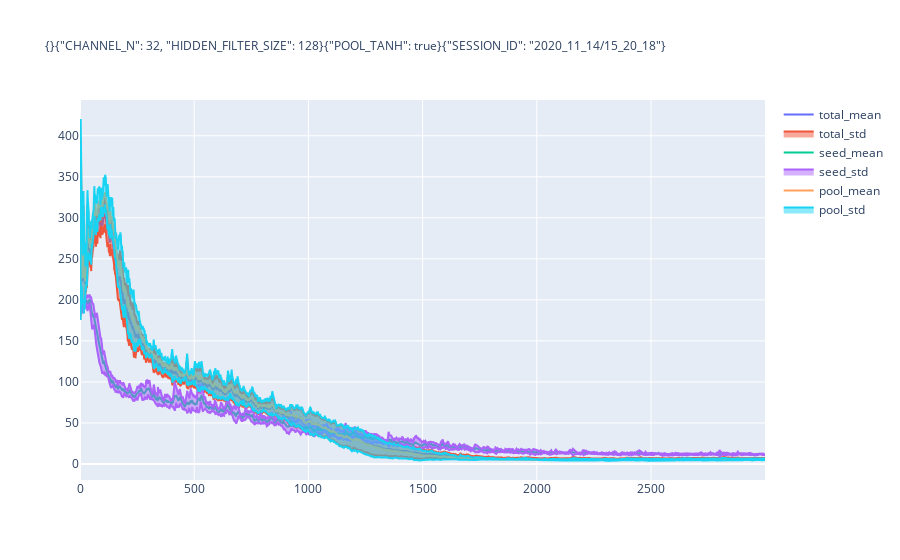

Notebook cell for this chart:
### Code cell
# ---------- PLOT AVERAGE SESSION -----------------
# importlib.reload(utils)
# importlib.reload(disp)

# sess_id = "2020_11_14/13_09_57"
sess_id = cfg.EXTRA.SESSION_ID

fig = disp.plot_avg_session(sess_id)
# fig.update_yaxes(type="log")

vis.plotlyplot(fig)
fig.show()

### Figure 1 — Plotly figure (JSON) as saved in the notebook; plotly's stock layout.template omitted (floating-point values rounded to 4 significant figures; data arrays with more than 128 entries replaced by an {"elided": "..."} marker saying what was removed)
{"data": [{"name": "total_mean", "type": "scatter", "y": {"elided": "3000 float values"}}, {"fill": "toself", "name": "total_std", "type": "scatter", "x": {"elided": "6000 int values"}, "y": {"elided": "6000 float values"}}, {"name": "seed_mean", "type": "scatter", "y": {"elided": "3000 float values"}}, {"fill": "toself", "name": "seed_std", "type": "scatter", "x": {"elided": "6000 int values"}, "y": {"elided": "6000 float values"}}, {"name": "pool_mean", "type": "scatter", "y": {"elided": "3000 float values"}}, {"fill": "toself", "name": "pool_std", "type": "scatter", "x": {"elided": "6000 int values"}, "y": {"elided": "6000 float values"}}], "layout": {"title": {"font": {"size": 12}, "text": "{}{\"CHANNEL_N\": 32, \"HIDDEN_FILTER_SIZE\": 128}{\"POOL_TANH\": true}{\"SESSION_ID\": \"2020_11_14/15_20_18\"}"}}}
